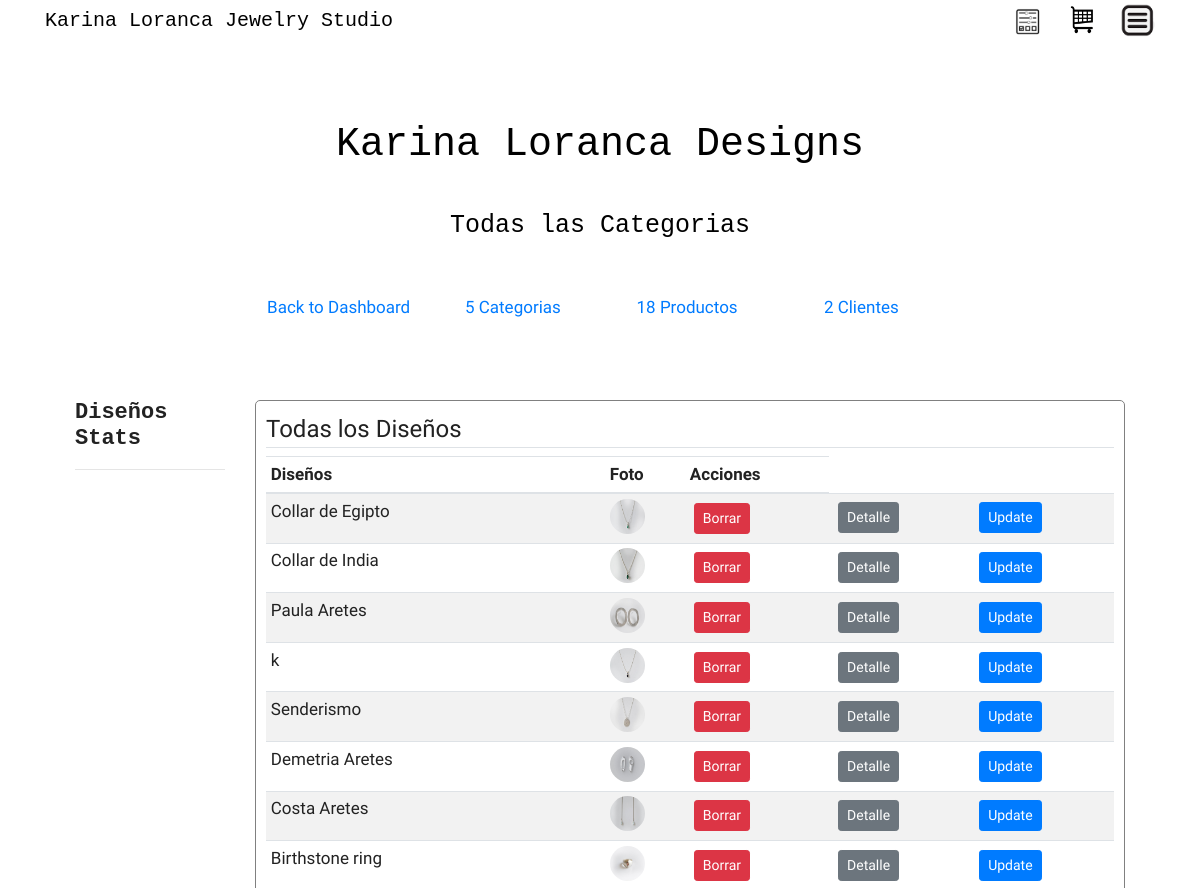
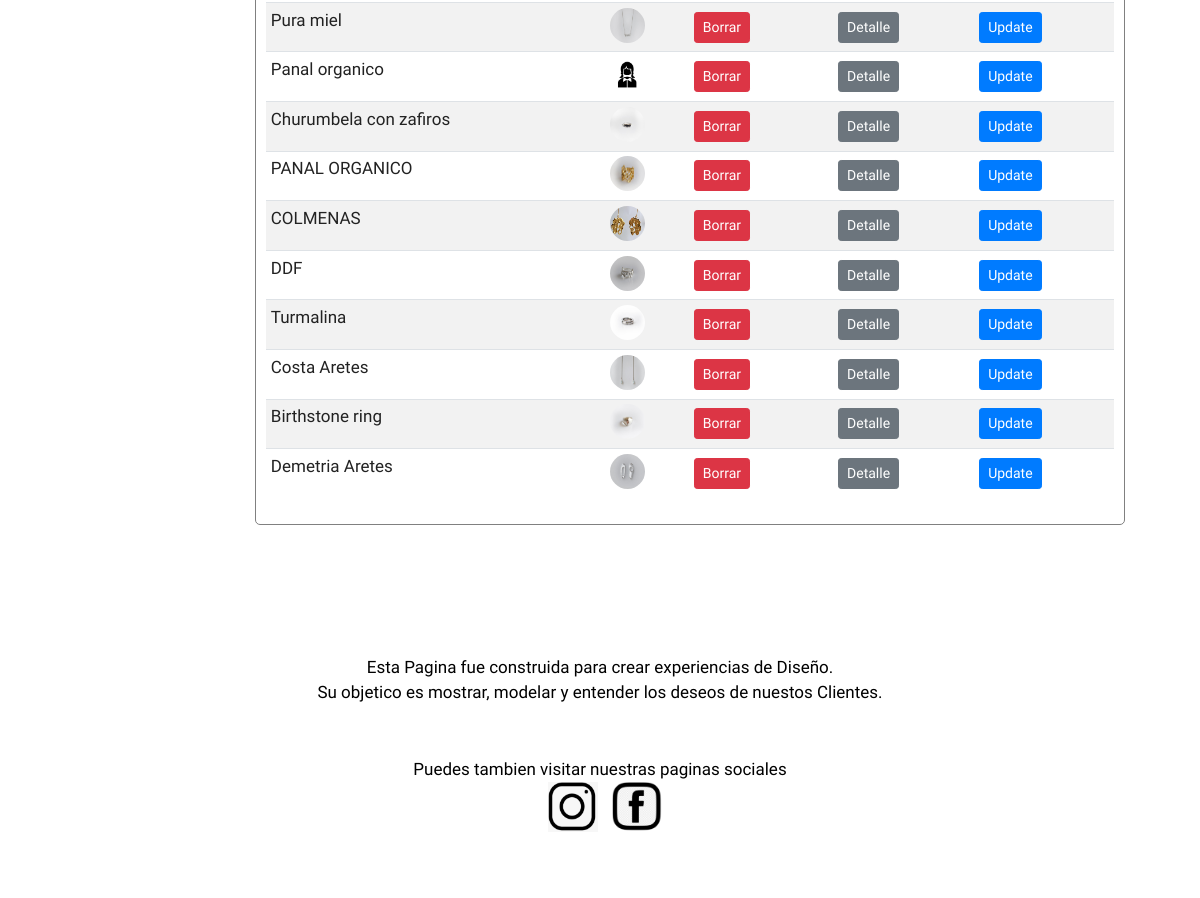
The page /products_table (signed in) on the database as committed earlier (2 pictures, top to bottom).
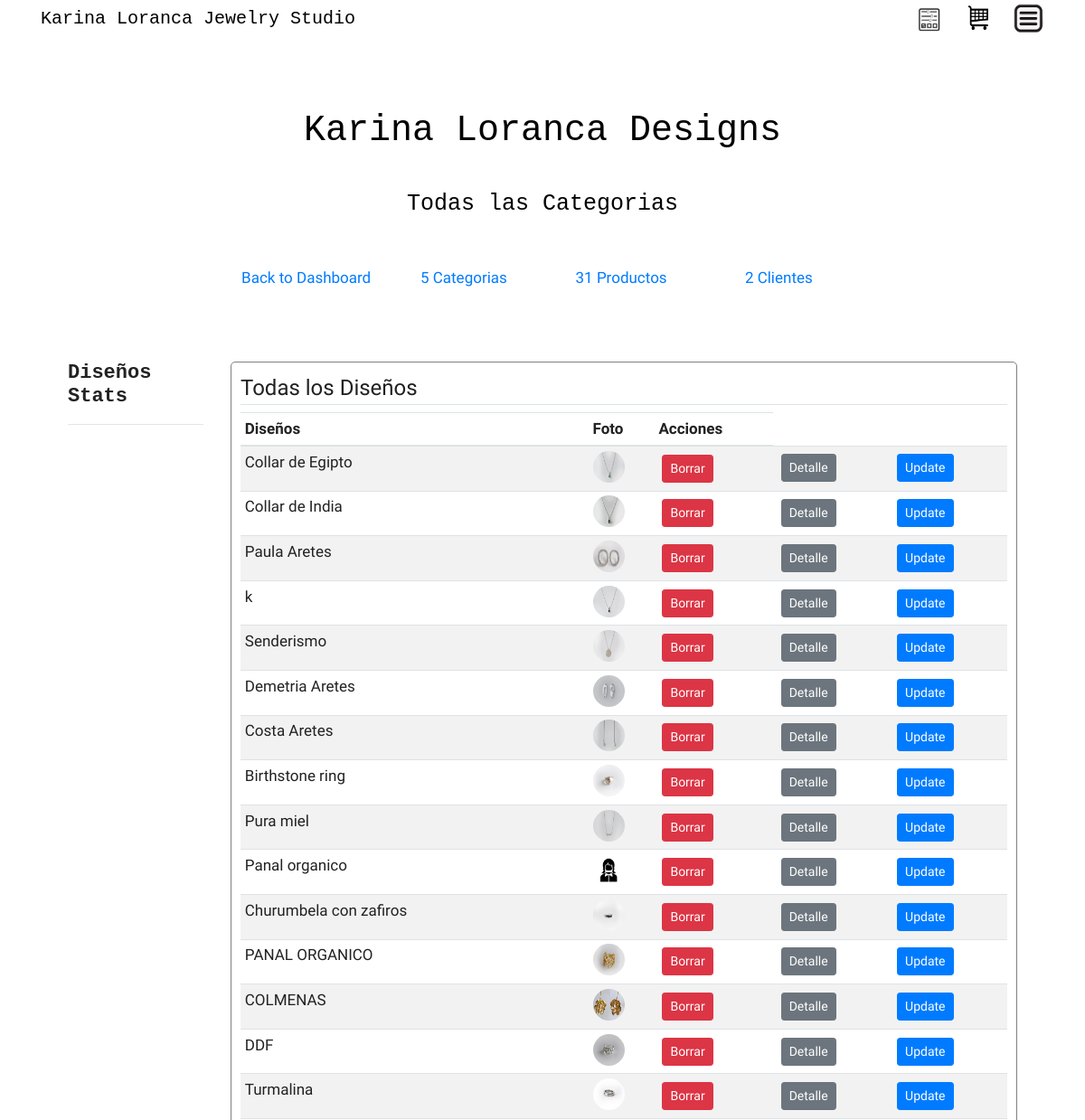
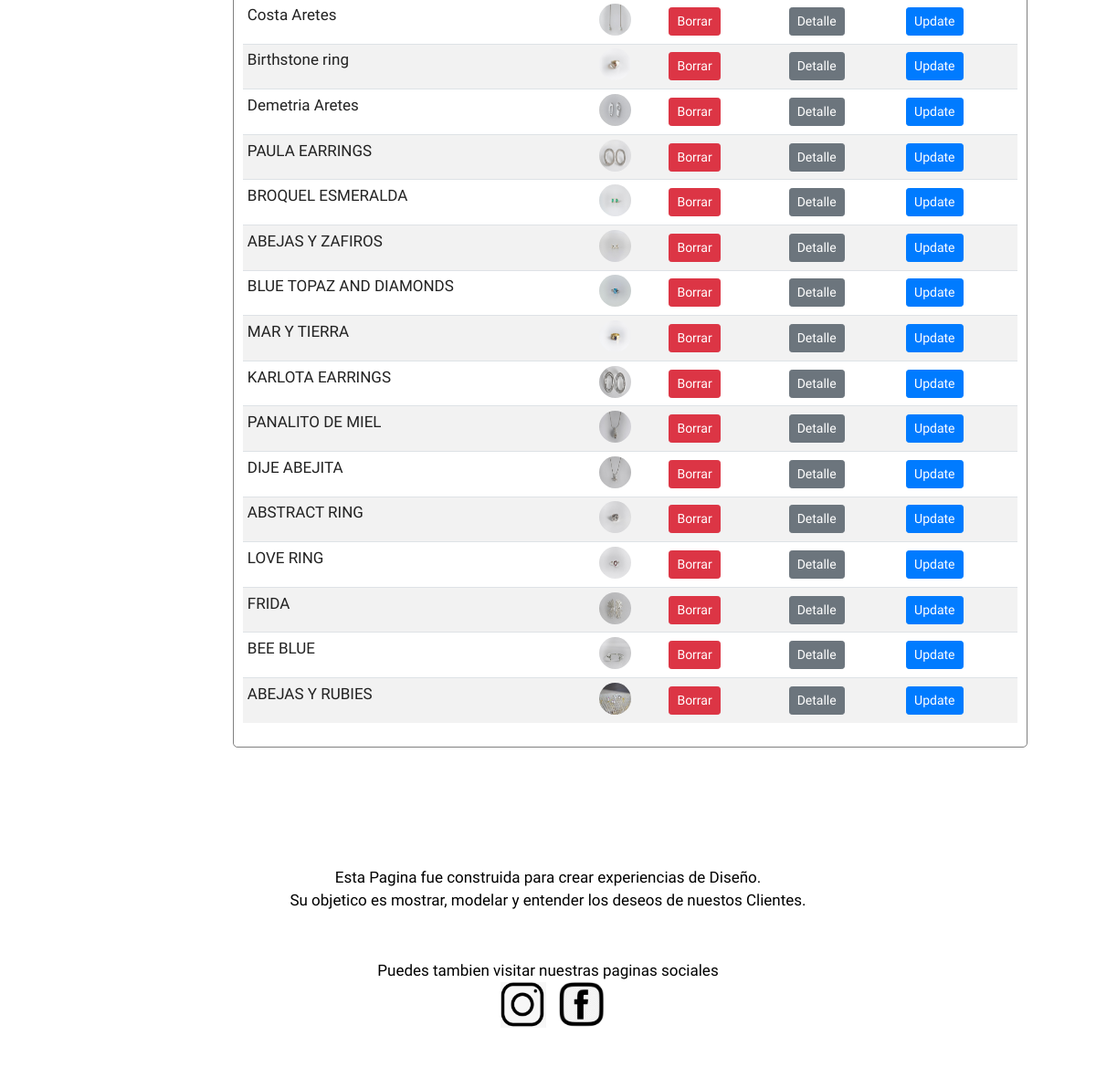
The same page on the database as committed later (2 pictures, top to bottom).
### kl_designs/models.py (models this page shows, shortened)
class Product(db.Model):
    __table_args__ = {'extend_existing': True}
    __searchable__ = ['name', 'desc']
    productid = db.Column(db.Integer, primary_key=True, autoincrement=True)
    product_name = db.Column(db.String(100), nullable=False)
    description = db.Column(db.String(100), nullable=False)
    price = db.Column(db.DECIMAL)
    image_file = db.Column(db.String(20), nullable=False, default='default.jpg')
    image_file_2 = db.Column(db.String(20), nullable=True, default='default.jpg')
    image_file_3 = db.Column(db.String(20), nullable=True, default='default.jpg')
    category_id = db.Column(db.Integer, db.ForeignKey('category.id'), nullable=True)
    item_id = db.Column(db.Integer, db.ForeignKey('item.itemid'), nullable=True)
    item = relationship("Item", back_populates="products")
    comments = db.relationship('Comments', backref='feedback', lazy=True)

### kl_designs/views/products/routes_products.py (the view)
@products.route("/products_table")
def table_products():
    products = Product.query.all()
    product_count = db.session.query(Product.productid).count()
    category_count = db.session.query(Category.id).count()
    user_count = db.session.query(User.id).count()
    return render_template('product/products_table.html',
                               products=products, category_count=category_count,
                               product_count=product_count, user_count=user_count)

### kl_designs/models.py (called while the page is built)
@login_manager.user_loader
def load_user(user_id):
    return User.query.get(int(user_id))

### kl_designs/templates/product/products_table.html (shortened to what this page needs)
{% extends 'main/layout.html' %}
{% block additional_css %}
<link rel="stylesheet" type="text/css" href="{{ url_for('static', filename='uxdes4.css') }}"/>
    <link rel="stylesheet" type="text/css" href="{{ url_for('static', filename='view_admin.css') }}"/>
{% endblock %}
{% block main_content %}
    <div class="container">
    {% if current_user.is_authenticated %}
    <div class="hero">
        <h1>Karina Loranca Designs</h1>
    <small>
      Todas las Categorias
    </small>
    </div>
    <div class="stats">
        <div class="stat"><a href="{{ url_for('admins.index') }}"> Back to Dashboard </a></div>
        <div class="stat">{% if category_count %}<a href="{{ url_for('categories.table_categories') }}"> {{ category_count }} Categorias </a> {% endif %}</div>
        <div class="stat"> {% if product_count %} <a href="{{ url_for('products.table_products') }}">{{ product_count }} Productos</a>  {% endif %}</div>
        <div class="stat"> {% if user_count %} <a href="{{ url_for('admins.user_stats') }}">{{ user_count }} Clientes</a>  {% endif %}</div>
    </div>
        <div class="row">
            <div class="col-md-2">
                <div class="actions">
                    <h2>Diseños Stats</h2>
                    <hr>
                </div>
            </div>
            <div class="col-md-10">
                <div class="content-section-admin-user">
                <legend class="border-bottom mb-2">Todas los Diseños</legend>
                    <div class="table-responsive">
                        <table class="table table-sm table-condensed table-striped" id="Cart">
                            <thead>
                            <tr>
                                <th scope="col">Diseños</th>
                                <th scope="col">Foto</th>
                                <th scope="col">Acciones</th>
                            </tr>
                            </thead>
                            <tbody>
                            {% for p in products %}
                                <td scope="col"> {{ p.product_name }}</td>
                                <td scope="col"><img class="category_table" src="{{ url_for('static', filename='photos/' + p.image_file) }}"></td>
                                <td scope="col"> <button type="button" class="btn btn-danger btn-sm m-1" data-toggle="modal" data-target="#deleteModal">Borrar</button></td>
                                <td scope="col"> <a class="btn btn-secondary btn-sm m-1" href="{{ url_for('products.product', productid=p.productid) }}">Detalle</a> </td>
                                <td scope="col"> <a class="btn btn-primary btn-sm m-1" href="{{ url_for('products.update_product', productid=p.productid) }}">Update</a> </td>
                            {% endfor %}
                            </tbody>
                        </table>
                    </div>
                </div>
            </div>
        </div>
    {% endif %}
    </div>
{% endblock main_content %}

Rows that differ between the two databases and show on the page:
added Product: product_name "PAULA EARRINGS", image_file (picture)
added Product: product_name "BROQUEL ESMERALDA", image_file (picture)
added Product: product_name "ABEJAS Y ZAFIROS", image_file (picture)
added Product: product_name "BLUE TOPAZ AND DIAMONDS", image_file (picture)
added Product: product_name "MAR Y TIERRA", image_file (picture)
added Product: product_name "KARLOTA EARRINGS", image_file (picture)
added Product: product_name "PANALITO DE MIEL", image_file (picture)
added Product: product_name "DIJE ABEJITA", image_file (picture)
added Product: product_name "ABSTRACT RING", image_file (picture)
added Product: product_name "LOVE RING", image_file (picture)
added Product: product_name "FRIDA", image_file (picture)
added Product: product_name "BEE BLUE", image_file (picture)
added Product: product_name "ABEJAS Y RUBIES", image_file (picture)
Other text that changed with them:
{{ product_count }}: "18" → "31"
